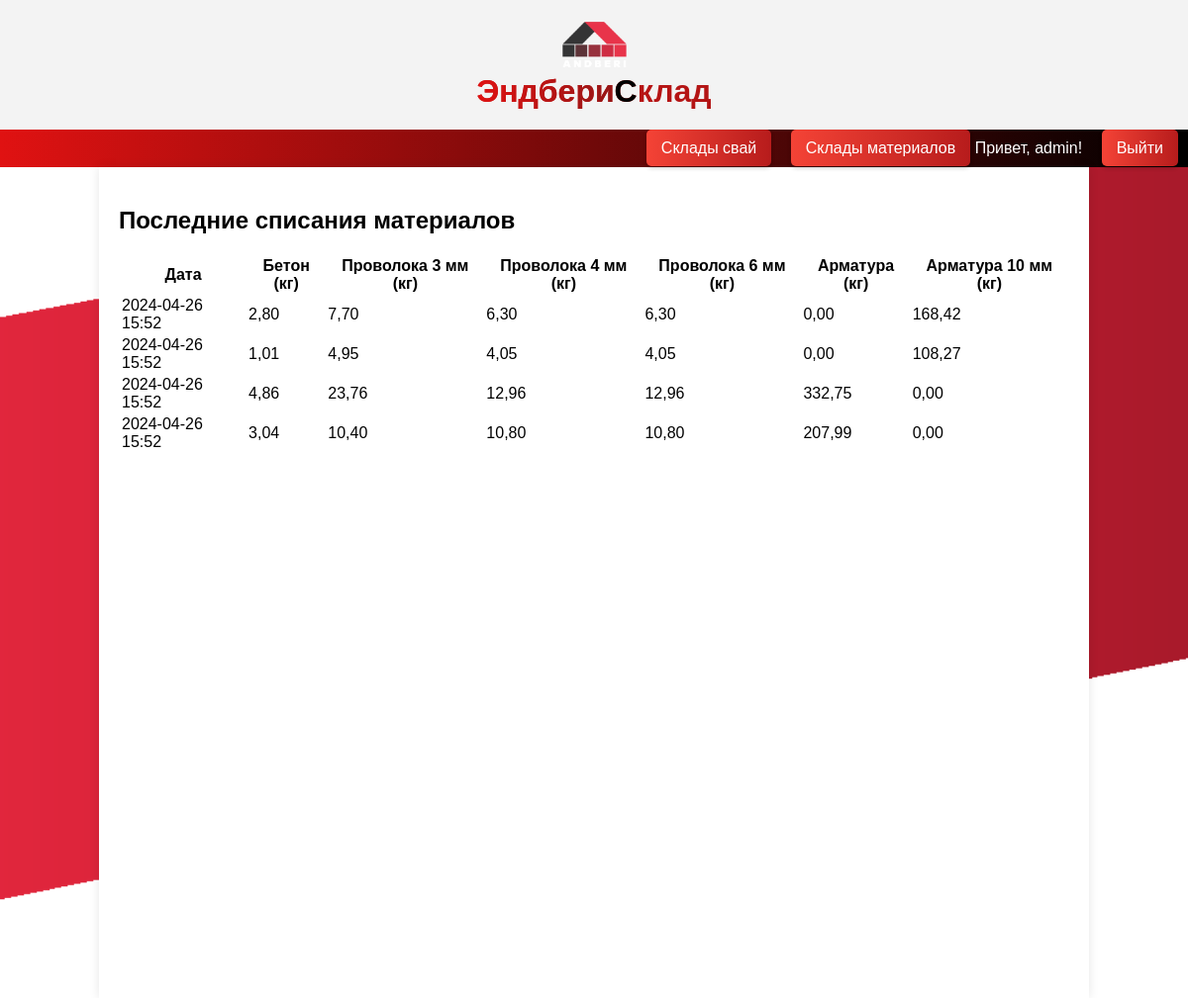
The page /latest_deliveries/ (signed in) on the database its author committed.
### sklad_app/models.py (models this page shows)
class Del_mat(models.Model):
    total_beton = models.DecimalField(max_digits=10, decimal_places=2, default=0.0)
    total_wire_3 = models.DecimalField(max_digits=10, decimal_places=2, default=0.0)
    total_wire_4 = models.DecimalField(max_digits=10, decimal_places=2, default=0.0)
    total_wire_6 = models.DecimalField(max_digits=10, decimal_places=2, default=0.0)
    total_armature = models.DecimalField(max_digits=10, decimal_places=2, default=0.0)
    total_armature10 = models.DecimalField(max_digits=10, decimal_places=2, default=0.0)
    date = models.DateTimeField(auto_now_add=True)

### sklad_app/views.py (the view)
# urls.py: path('latest_deliveries/', latest_deliveries, name='latest_deliveries'),
def latest_deliveries(request):
    last_five_dels = Del_mat.objects.order_by('-date')
    context = {
        'deliveries': last_five_dels
    }
    return render(request, 'latest_deliveries.html', context)

### templates/latest_deliveries.html
{% extends 'index.html' %}
{% block content %}
<h2>Последние списания материалов</h2>
<table>
    <thead>
        <tr>
            <th>Дата</th>
            <th>Бетон (кг)</th>
            <th>Проволока 3 мм (кг)</th>
            <th>Проволока 4 мм (кг)</th>
            <th>Проволока 6 мм (кг)</th>
            <th>Арматура (кг)</th>
            <th>Арматура 10 мм (кг)</th>
        </tr>
    </thead>
    <tbody>
        {% for delivery in deliveries %}
        <tr>
            <td>{{ delivery.date|date:"Y-m-d H:i" }}</td>
            <td>{{ delivery.total_beton }}</td>
            <td>{{ delivery.total_wire_3 }}</td>
            <td>{{ delivery.total_wire_4 }}</td>
            <td>{{ delivery.total_wire_6 }}</td>
            <td>{{ delivery.total_armature }}</td>
            <td>{{ delivery.total_armature10 }}</td>
        </tr>
        {% empty %}
        <tr>
            <td colspan="7">Нет данных о списаниях.</td>
        </tr>
        {% endfor %}
    </tbody>
</table>
{% endblock %}

### templates/index.html (shortened to what this page needs)
<!DOCTYPE html>
<html lang="ru">
<head>
    {% load static %}
    {% load static %}
</head>
<body>
    <div class="header">
        <a href="/"><img src="{% static 'logo.png' %}"  class="logo"></a>
         <h1>
            <span class="gradient-text">Эндбери</span><span class="black">С</span>клад
        </h1>
    </div>
    <div class="nav">
        {% if user.is_authenticated %}
            {% if user.userprofile.role.name == "Производство" or user.userprofile.role.name == "Кладовщик" %}
                <a href="{% url 'ware' %} " >Склады свай</a>
                <a href="{% url 'mat' %} " >Склады материалов</a>
            {% endif %}
            <span style="color: white;">Привет, {{ user.username }}!</span>
            <a href="{% url 'logout' %}">Выйти</a>
        {% else %}
            <a href="{% url 'login' %}">Войти</a>
        {% endif %}
    </div>
    <div class="content">
        {% block content %}{% endblock %}
    </div>
</body>
</html>

### rows shown on the page
Del_mat: date "2024-04-26 15:52", total_beton "2,80", total_wire_3 "7,70", total_wire_4 "6,30", total_wire_6 "6,30", total_armature "0,00", total_armature10 "168,42"
Del_mat: date "2024-04-26 15:52", total_beton "1,01", total_wire_3 "4,95", total_wire_4 "4,05", total_wire_6 "4,05", total_armature "0,00", total_armature10 "108,27"
Del_mat: date "2024-04-26 15:52", total_beton "4,86", total_wire_3 "23,76", total_wire_4 "12,96", total_wire_6 "12,96", total_armature "332,75", total_armature10 "0,00"
Del_mat: date "2024-04-26 15:52", total_beton "3,04", total_wire_3 "10,40", total_wire_4 "10,80", total_wire_6 "10,80", total_armature "207,99", total_armature10 "0,00"

### other values the page prints
{{ user.username }} "admin"
